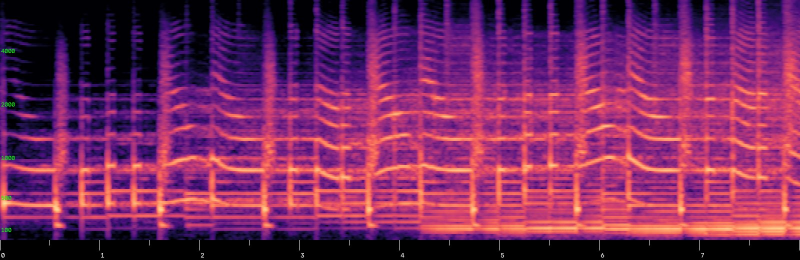
#> input picture edits/cat-aura-farming/analysis/spec_00_08.jpg, 1600 x 520 px (shown at 1/2 size)
$ python contact.py ../analysis/spec_00_08.jpg out.png 5
#> lines starting #> are read from the running program, lines starting #| are printed output that depends on the picture; after the words box and inside, x2 and y2 are one past the last pixel; in counts of white or black regions, pixels touching at a corner belong together
import sys, glob, os, cv2, numpy as np
fs = sorted(glob.glob(sys.argv[1]))
cols = int(sys.argv[3]) if len(sys.argv) > 3 else 7
tw, th = 270, 480
rows = (len(fs) + cols - 1) // cols
sheet = np.zeros((rows * (th + 24), cols * tw, 3), np.uint8)
for i, f in enumerate(fs):
    im = cv2.resize(cv2.imread(f), (tw, th), interpolation=cv2.INTER_AREA)
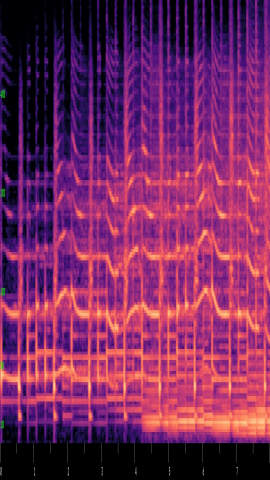
#> im: shape (480, 270, 3); mean B, G, R 94.4, 40.8, 120.2
    r, c = divmod(i, cols)
    sheet[r*(th+24):r*(th+24)+th, c*tw:(c+1)*tw] = im
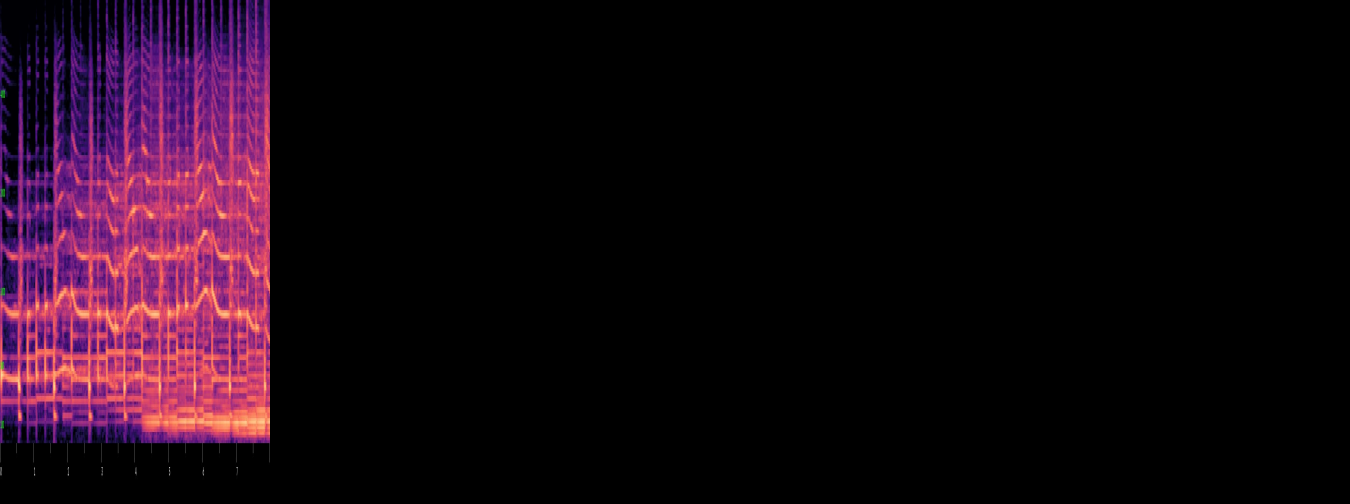
#> sheet: shape (504, 1350, 3); mean B, G, R 18, 7.8, 22.9
    cv2.putText(sheet, os.path.basename(f)[2:-4], (c*tw+4, r*(th+24)+th+17), cv2.FONT_HERSHEY_SIMPLEX, 0.5, (255,255,255), 1)
#> sheet: shape (504, 1350, 3); 0.03% of pixels changed, all inside (x1, y1, x2, y2) = (6, 487, 80, 498)
cv2.imwrite(sys.argv[2], sheet, [cv2.IMWRITE_JPEG_QUALITY, 82])

$ run again, on edits/cat-aura-farming/analysis/spec_16_24.jpg
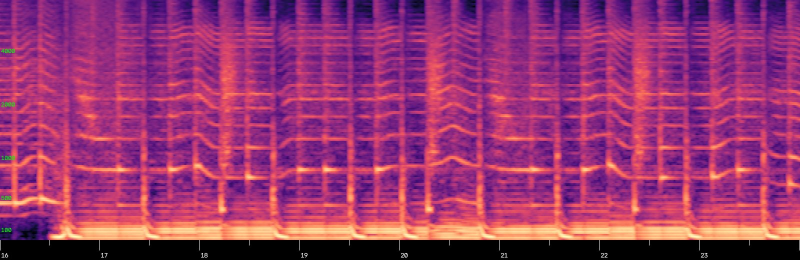
#> input picture edits/cat-aura-farming/analysis/spec_16_24.jpg, 1600 x 520 px (shown at 1/2 size)
#> `im = cv2.resize(cv2.imread(f), (tw, th), interpolation=cv2.INTER_AREA)`:
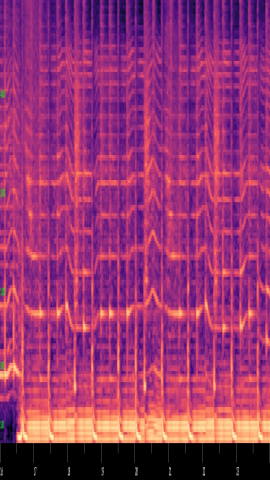
#> im: shape (480, 270, 3); mean B, G, R 111.7, 52.8, 151.5
#> `sheet[r*(th+24):r*(th+24)+th, c*tw:(c+1)*tw] = im`:
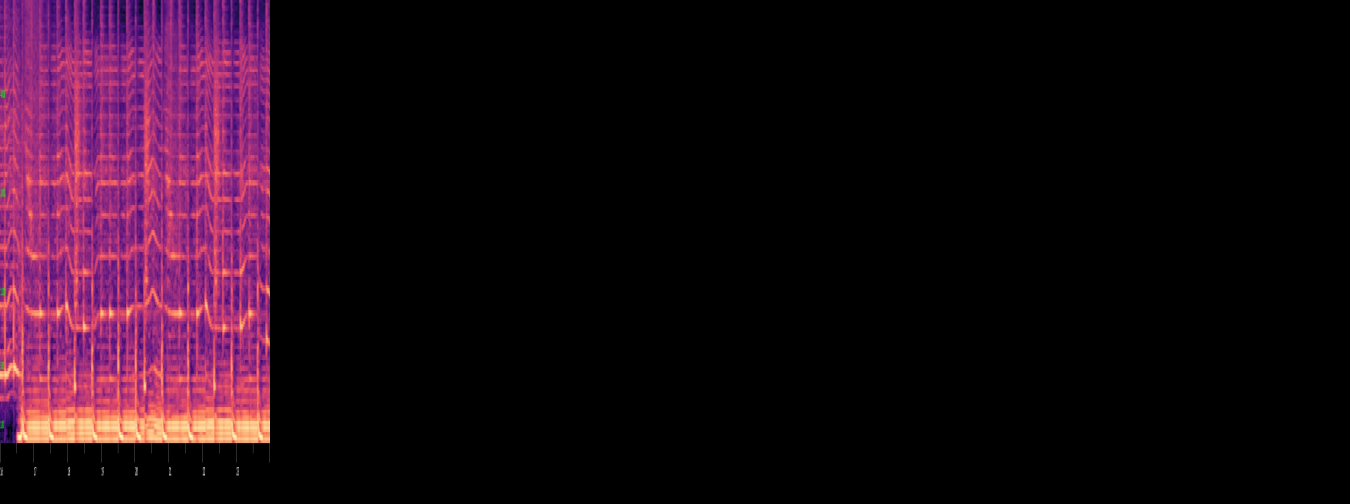
#> sheet: shape (504, 1350, 3); mean B, G, R 21.3, 10.1, 28.9

$ run again, on edits/cat-aura-farming/analysis/spec_24_32.jpg
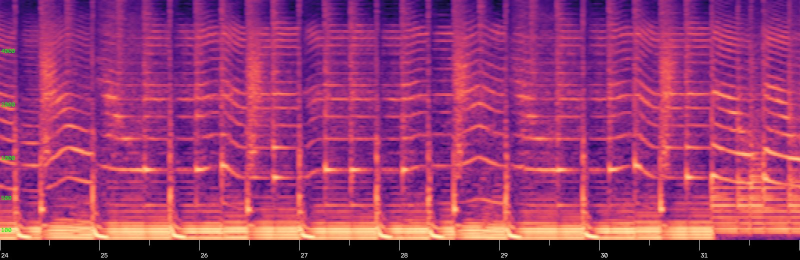
#> input picture edits/cat-aura-farming/analysis/spec_24_32.jpg, 1600 x 520 px (shown at 1/2 size)
#> `im = cv2.resize(cv2.imread(f), (tw, th), interpolation=cv2.INTER_AREA)`:
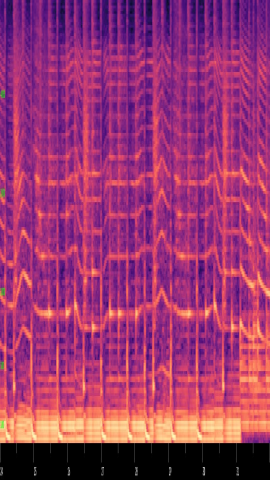
#> im: shape (480, 270, 3); mean B, G, R 111.2, 54.2, 154
#> `sheet[r*(th+24):r*(th+24)+th, c*tw:(c+1)*tw] = im`:
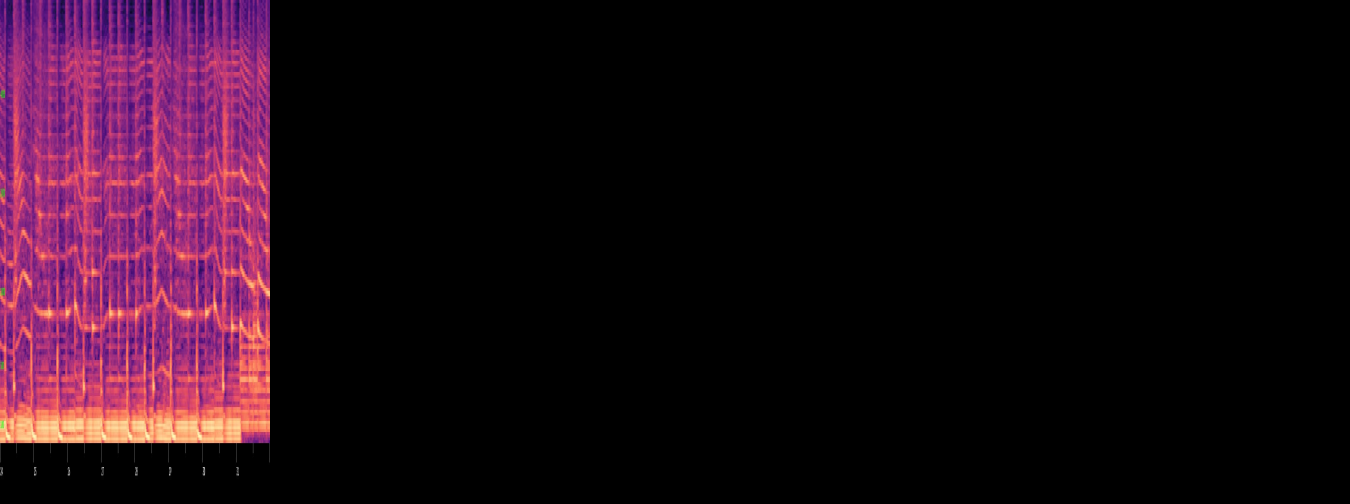
#> sheet: shape (504, 1350, 3); mean B, G, R 21.2, 10.3, 29.3

$ run again, on edits/cat-aura-farming/analysis/spec_32_40.jpg
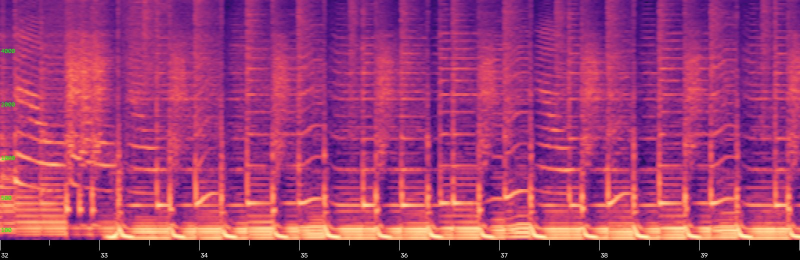
#> input picture edits/cat-aura-farming/analysis/spec_32_40.jpg, 1600 x 520 px (shown at 1/2 size)
#> `im = cv2.resize(cv2.imread(f), (tw, th), interpolation=cv2.INTER_AREA)`:
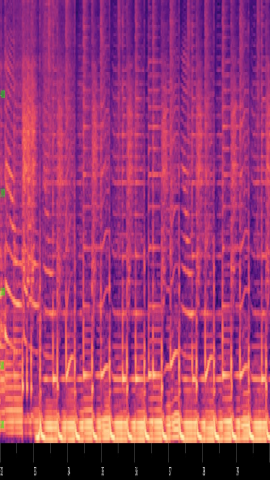
#> im: shape (480, 270, 3); mean B, G, R 111.2, 55.1, 158.1
#> `sheet[r*(th+24):r*(th+24)+th, c*tw:(c+1)*tw] = im`:
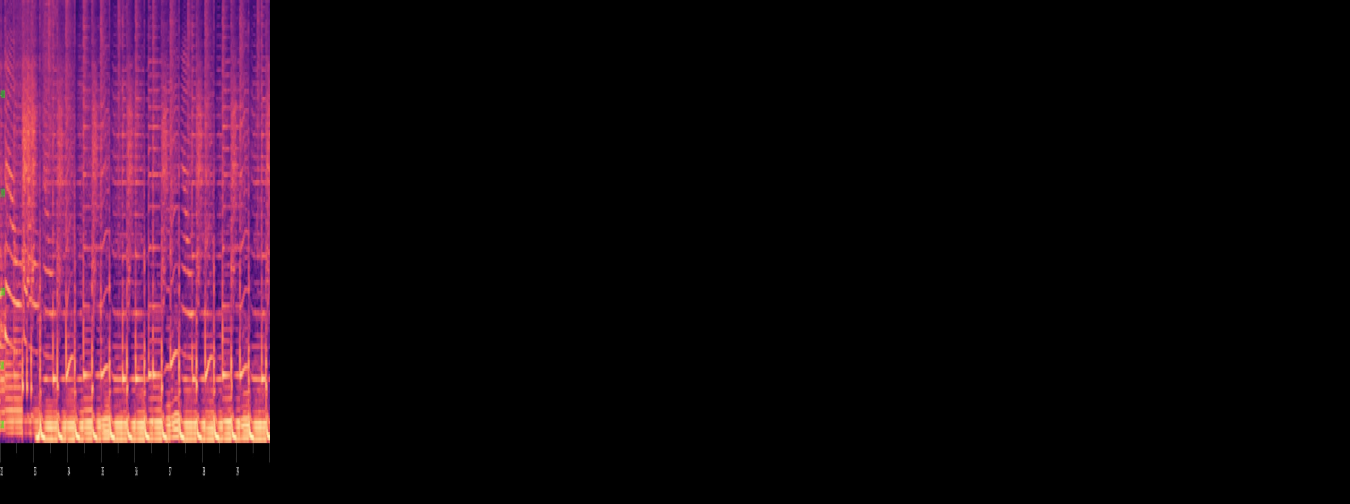
#> sheet: shape (504, 1350, 3); mean B, G, R 21.2, 10.5, 30.1
